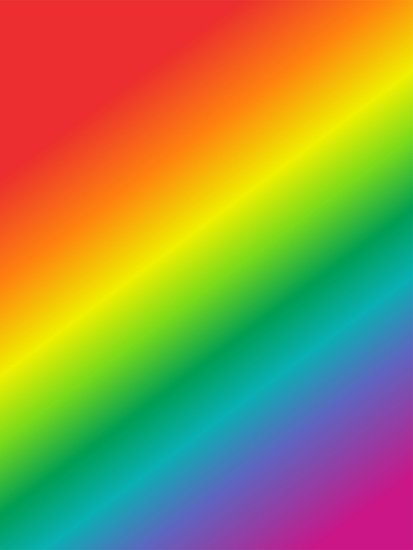
#> input picture Data/rainbow.jpg, 413 x 550 px, found by its file name
$ jupyter execute 'Image Threshold.ipynb'   (shell and % lines are left out)
#> lines starting #> are read from the running program, lines starting #| are printed output that depends on the picture; after the words box and inside, x2 and y2 are one past the last pixel; in counts of white or black regions, pixels touching at a corner belong together
## Image Thresholding

[cell 1]
# Importing Libraries

import cv2
import numpy as np
import matplotlib.pyplot as plt

[cell 2]
img =cv2.imread('rainbow.jpg')
#> img is the input picture: shape (550, 413, 3); mean B, G, R 72.8, 142.3, 152.3

[cell 3]
plt.imshow(img)

[cell 4]
# Adding the 0 flag to read it in black and white

img = cv2.imread('rainbow.jpg',0)
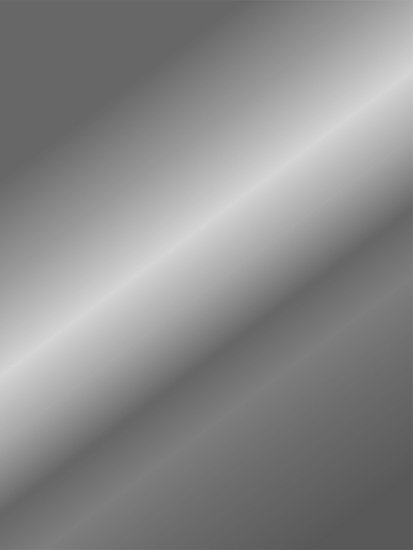
#> img: shape (550, 413); min 87, max 214, mean 137.4

[cell 5]
plt.imshow(img,cmap='gray')

[cell 6]
# Different Threshold Types
# Binary

ret,thresh1 = cv2.threshold(img,127,255,cv2.THRESH_BINARY)
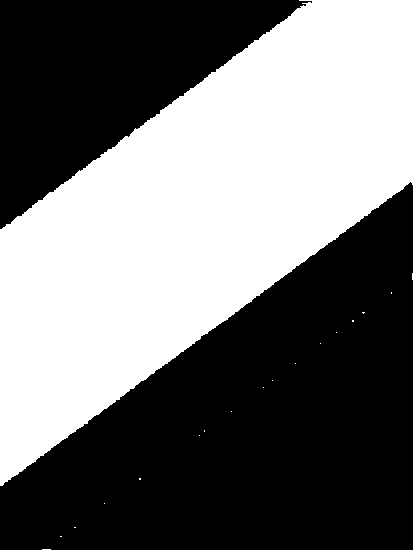
#> thresh1: shape (550, 413); 45% white; 18 white regions (17 under 20 px), largest, box (x1, y1, x2, y2) and area: (0, 0, 413, 486) 102225

[cell 7]
ret

[cell 8]
plt.imshow(thresh1,cmap='gray')

[cell 9]
# Binary Inverse

ret,thresh2 = cv2.threshold(img,127,255,cv2.THRESH_BINARY_INV)
plt.imshow(thresh2,cmap='gray')

[cell 10]
# Threshold Truncation

ret,thresh3 = cv2.threshold(img,127,255,cv2.THRESH_TRUNC)
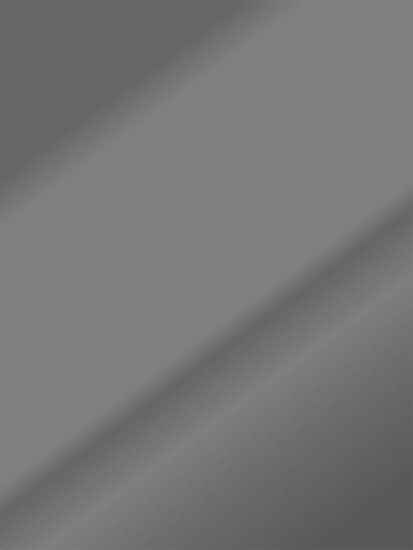
#> thresh3: shape (550, 413); min 87, max 127, mean 117.5
plt.imshow(thresh3,cmap='gray')

[cell 11]
# Threshold to zero

ret,thresh4 = cv2.threshold(img,127,255,cv2.THRESH_TOZERO)
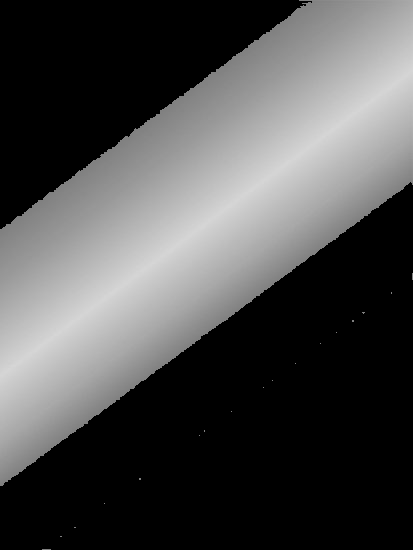
#> thresh4: shape (550, 413); min 0, max 214, mean 77
plt.imshow(thresh4,cmap='gray')

[cell 12]
# Threshold to Zero(inverse)

ret,thresh5 = cv2.threshold(img,127,255,cv2.THRESH_TOZERO_INV)
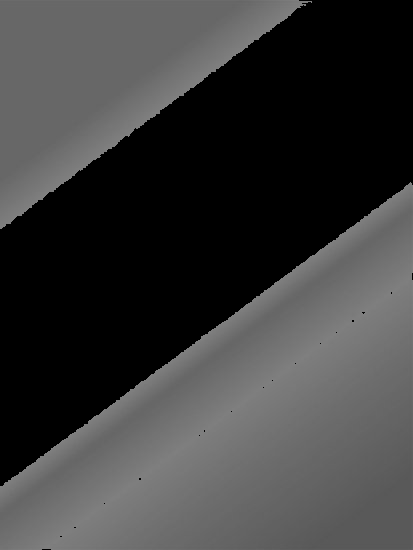
#> thresh5: shape (550, 413); min 0, max 127, mean 60.3
plt.imshow(thresh5,cmap='gray')
